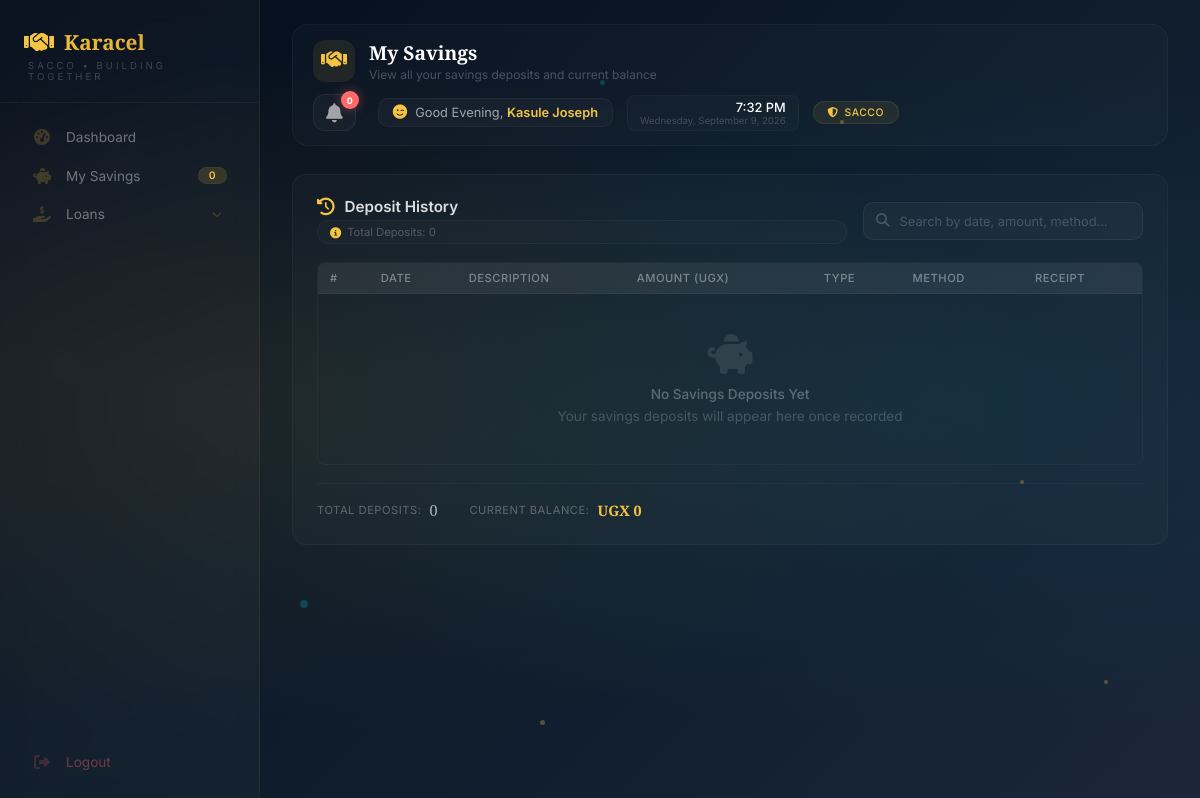
The app's page /member/savings (signed in), older data.
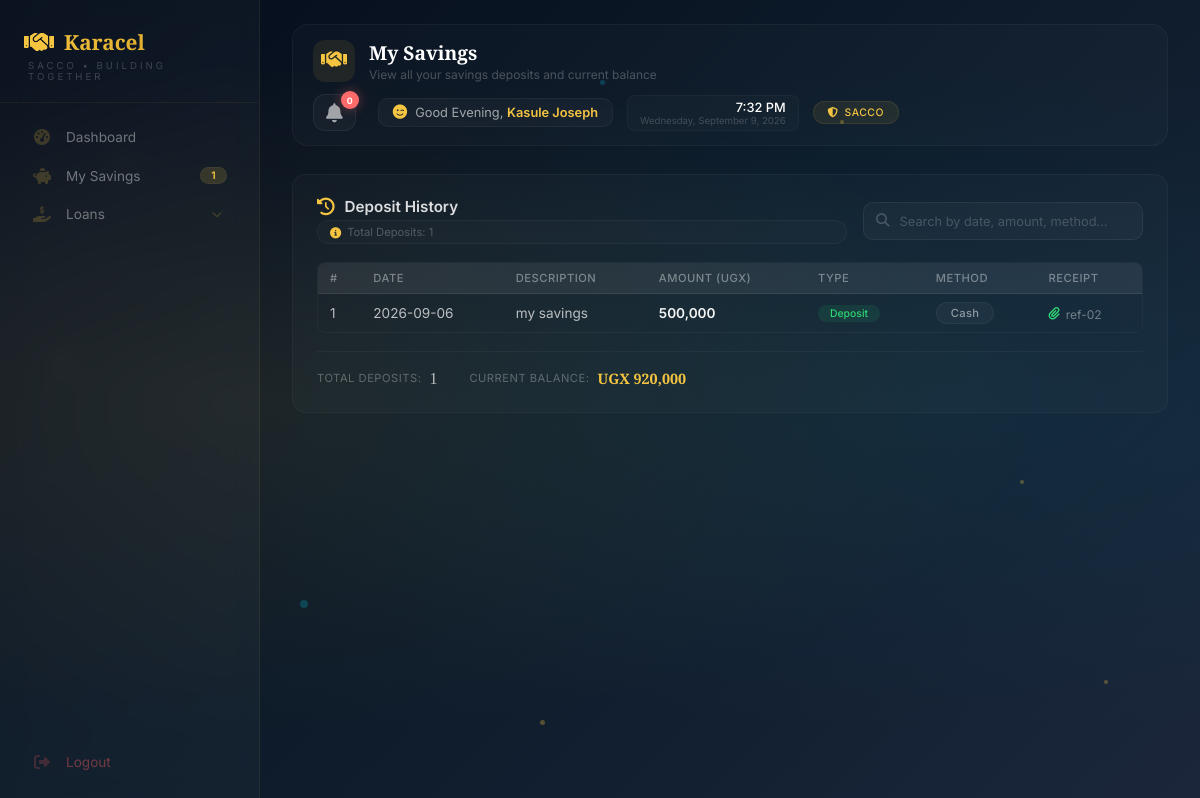
The same page, newer data.
### tables this page shows
CREATE TABLE users (
        id INTEGER PRIMARY KEY AUTOINCREMENT,
        full_name TEXT NOT NULL,
        gender TEXT,
        dob TEXT,
        sacco_number TEXT UNIQUE NOT NULL,
        email TEXT,
        phone TEXT,
        address TEXT,
        password TEXT NOT NULL,
        role TEXT DEFAULT 'member',
        status TEXT DEFAULT 'active',
        savings_balance REAL DEFAULT 0,
        next_of_kin_name TEXT,
        relationship TEXT,
        next_of_kin_phone TEXT,
        registration_date TIMESTAMP DEFAULT CURRENT_TIMESTAMP
    , kai_shares INTEGER DEFAULT 0, ks_shares INTEGER DEFAULT 0, kac_paid INTEGER DEFAULT 0, kac_paid_date TEXT, registration_fee_paid INTEGER DEFAULT 0, registration_fee_paid_date TEXT);

CREATE TABLE savings_deposits (
            id INTEGER PRIMARY KEY AUTOINCREMENT,
            user_id INTEGER NOT NULL,
            amount REAL NOT NULL,
            deposit_date TEXT NOT NULL,
            payment_method TEXT,
            receipt_number TEXT,
            notes TEXT,
            created_at TIMESTAMP DEFAULT CURRENT_TIMESTAMP, reference TEXT, savings_type TEXT DEFAULT "KAI", shares INTEGER DEFAULT 0,
            FOREIGN KEY (user_id) REFERENCES users(id)
        );

### app.py (the view)
@app.route("/member/savings")
def member_savings():
    if "user_id" not in session:
        return redirect("/login")
    user_id = session["user_id"]
    db = get_db()
    try:
        member = db.execute("SELECT * FROM users WHERE id = ?", (user_id,)).fetchone()
        if not member:
            db.close()
            flash('Member not found', 'danger')
            return redirect(url_for('member_dashboard'))
        savings_deposits = db.execute("""
            SELECT * FROM savings_deposits
            WHERE user_id = ?
            ORDER BY deposit_date DESC, created_at DESC
        """, (user_id,)).fetchall()
        savings_balance = float(member['savings_balance'] or 0)
        total_savings = savings_balance
        db.close()
        return render_template(
            "member/member-savings.html",
            savings_deposits=savings_deposits,
            savings_balance=savings_balance,
            total_savings=total_savings,
            member=member
        )
    except Exception as e:
        db.close()
        flash(f'Error loading savings: {str(e)}', 'danger')
        return redirect(url_for('member_dashboard'))

### app.py (called while the page is built)
def get_db():
    conn = sqlite3.connect("sacco.db")
    conn.row_factory = sqlite3.Row
    return conn

@app.context_processor
def inject_globals():
    from datetime import datetime
    completed_loans = 0
    try:
        if 'user_id' in session:
            role = session.get('role', '')
            if role in ['treasurer', 'admin', 'chairperson']:
                db = get_db()
                completed_loans = db.execute("SELECT COUNT(*) FROM loans WHERE status = 'completed'").fetchone()[0]
                db.close()
    except Exception as e:
        print(f"Error getting completed_loans: {e}")
    return {
        'now': datetime.now(),
        'completed_loans': completed_loans
    }

### templates/member/member-savings.html (shortened to what the changed rows need)
{% extends "member/member-base.html" %}
{% block page_title %}My Savings{% endblock %}
{% block content %}
{% set savings_deposits = savings_deposits|default([]) %}
{% set savings_balance = savings_balance|default(0) %}
{% set total_savings = total_savings|default(0) %}
    <div class="deposits-table">
        <div class="table-header">
            <div class="table-title-section">
                <div class="table-subtitle">
                    <span class="info-badge">
                        <i class="fas fa-info-circle"></i>
                        Total Deposits: {{ savings_deposits|length if savings_deposits else 0 }}
                    </span>
                </div>
            </div>
        </div>
        <div class="table-wrapper">
            <table class="styled-table" id="savingsTable">
                <thead>
                    <tr>
                        <th>#</th>
                        <th>Date</th>
                        <th>Description</th>
                        <th>Amount (UGX)</th>
                        <th>Type</th>
                        <th>Method</th>
                        <th>Receipt</th>
                    </tr>
                </thead>
                <tbody id="tableBody">
                    {% if savings_deposits and savings_deposits|length > 0 %}
                        {% for deposit in savings_deposits %}
                            <tr>
                                <td>{{ loop.index }}</td>
                                <td>{{ deposit.deposit_date }}</td>
                                <td>{{ deposit.notes or 'Savings Deposit' }}</td>
                                <td><strong>{{ "{:,.0f}".format(deposit.amount) }}</strong></td>
                                <td>
                                    {% if deposit.payment_method == 'registration' %}
                                        <span class="type-badge initial-badge">Registration</span>
                                    {% else %}
                                        <span class="type-badge deposit-badge">Deposit</span>
                                    {% endif %}
                                </td>
                                <td>
                                    <span class="badge">{{ deposit.payment_method|capitalize if deposit.payment_method else 'Cash' }}</span>
                                </td>
                                <td>
                                    {% if deposit.receipt_number %}
                                        <span class="receipt-link" title="Receipt uploaded">
                                            <i class="fas fa-paperclip" style="color: #2ed573;"></i>
                                            {{ deposit.receipt_number }}
                                        </span>
                                    {% else %}
                                        <span style="color: rgba(255,255,255,0.2);">—</span>
                                    {% endif %}
                                </td>
                            </tr>
                        {% endfor %}
                    {% else %}
                        <tr>
                            <td colspan="7" class="empty-state">
                                <i class="fas fa-piggy-bank" style="font-size: 2.5rem; color: rgba(255,255,255,0.1); display: block; margin-bottom: 12px;"></i>
                                <h4 style="color: rgba(255,255,255,0.3); margin-bottom: 6px;">No Savings Deposits Yet</h4>
                                <span style="display: block; font-size: 0.85rem; color: rgba(255,255,255,0.2);">
                                    Your savings deposits will appear here once recorded
                                </span>
                            </td>
                        </tr>
                    {% endif %}
                </tbody>
            </table>
        </div>
        <div class="table-footer">
            <div class="footer-stats">
                <div class="footer-stat">
                    <span class="stat-label">Total Deposits:</span>
                    <span class="stat-value">{{ savings_deposits|length if savings_deposits else 0 }}</span>
                </div>
                <div class="footer-stat">
                    <span class="stat-label">Current Balance:</span>
                    <span class="stat-value highlight">UGX {{ "{:,.0f}".format(savings_balance) if savings_balance else '0' }}</span>
                </div>
            </div>
        </div>
    </div>
</div>
{% endblock %}

### templates/member/member-base.html (shortened to what this page needs)
<!DOCTYPE html>
<html lang="en">
<head>
    <link rel="stylesheet" href="https://cdnjs.cloudflare.com/ajax/libs/font-awesome/6.4.0/css/all.min.css">
    <link rel="stylesheet" href="{{ url_for('static', filename='member_dashboard.css') }}">
</head>
<body>
<div class="particles">
    <div class="particle"></div>
    <div class="particle"></div>
    <div class="particle"></div>
    <div class="particle"></div>
    <div class="particle"></div>
    <div class="particle"></div>
    <div class="particle"></div>
    <div class="particle"></div>
</div>
<div class="dashboard-wrapper">
    <aside class="sidebar">
        <div class="sidebar-logo">
            <h2><i class="fas fa-handshake"></i> <span>Karacel</span></h2>
            <p>SACCO • Building Together</p>
        </div>
        <div class="sidebar-nav">
            <a href="#" onclick="navigateTo('dashboard', event)" class="nav-item {% if active_page == 'dashboard' %}active{% endif %}">
                <i class="fas fa-tachometer-alt"></i>
                <span>Dashboard</span>
            </a>
            <a href="#" onclick="navigateTo('savings', event)" class="nav-item {% if active_page == 'savings' %}active{% endif %}">
                <i class="fas fa-piggy-bank"></i>
                <span>My Savings</span>
                <span class="badge">{{ savings_deposits|length if savings_deposits else 0 }}</span>
            </a>
            <div class="nav-dropdown">
                <a href="#" class="nav-item nav-dropdown-toggle" onclick="toggleDropdown(event)">
                    <i class="fas fa-hand-holding-usd"></i>
                    <span>Loans</span>
                    <i class="fas fa-chevron-down"></i>
                </a>
            </div>
            <a href="{{ url_for('logout') }}" class="nav-item logout">
                <i class="fas fa-sign-out-alt"></i>
                <span>Logout</span>
            </a>
        </div>
    </aside>
    <div class="dashboard-container">
        <div class="modern-app-bar">
            <div class="app-bar-left">
                <div class="app-bar-icon">
                    <i class="fas fa-handshake"></i>
                </div>
                <div class="app-bar-title">
                    <h2 id="pageTitle">{% block page_title %}Dashboard{% endblock %}</h2>
                    <p id="pageSubtitle">{% block page_subtitle %}Your SACCO overview{% endblock %}</p>
                </div>
            </div>
            <div class="app-bar-right">
                <div class="notification-bell-wrapper" onclick="toggleNotificationDropdown(event)">
                    <i class="fas fa-bell bell-icon"></i>
                    <span class="bell-badge {% if unread_count == 0 %}zero{% endif %}" id="notificationBadge">
                        {{ unread_count if unread_count is defined else 0 }}
                    </span>
                </div>
                <div class="greeting-widget">
                    <i class="fas fa-smile-wink"></i>
                    <span class="greeting-text">
                        Good <span id="greetingTime">Evening</span>,
                        <span id="greetingName" class="greeting-name">{{ member.full_name | safe if member else 'Member' }}</span>
                    </span>
                </div>
                <div class="date-widget">
                    <div class="time" id="currentTime">--:-- --</div>
                    <div class="date" id="currentDate">Loading...</div>
                </div>
                <div class="sacco-badge">
                    <i class="fas fa-shield-alt"></i> SACCO
                </div>
            </div>
        </div>
        {% block content %}
        {% endblock %}
    </div>
</body>
</html>

Row changes from the older to the newer data that the page shows:
changed users "Kasule Joseph": savings_balance (not shown) → "920,000"
added savings_deposits: deposit_date "2026-09-06", notes "my savings", amount "500,000", shows "Deposit", payment_method "Cash", receipt_number "ref-02"
Text that changed along with them:
{{ savings_deposits|length if savings_deposits else 0 }}: "0" → "1"
{{ "{:,.0f}".format(savings_balance) if savings_balance else '0' }}: "0" → (not shown)
text no longer shown: "No Savings Deposits Yet Your savings deposits will appear here once recorded"
